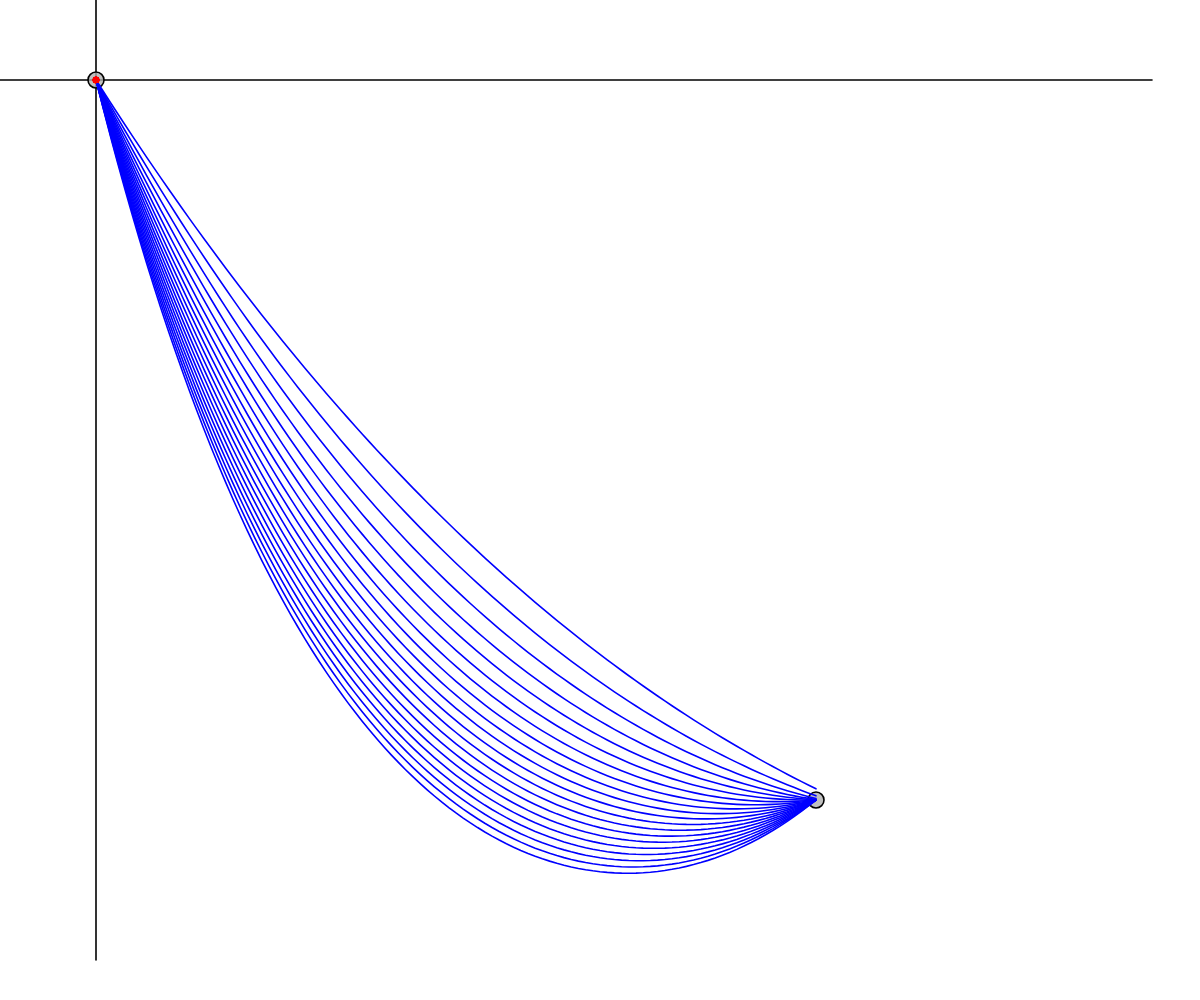
Frame 1 (no input)
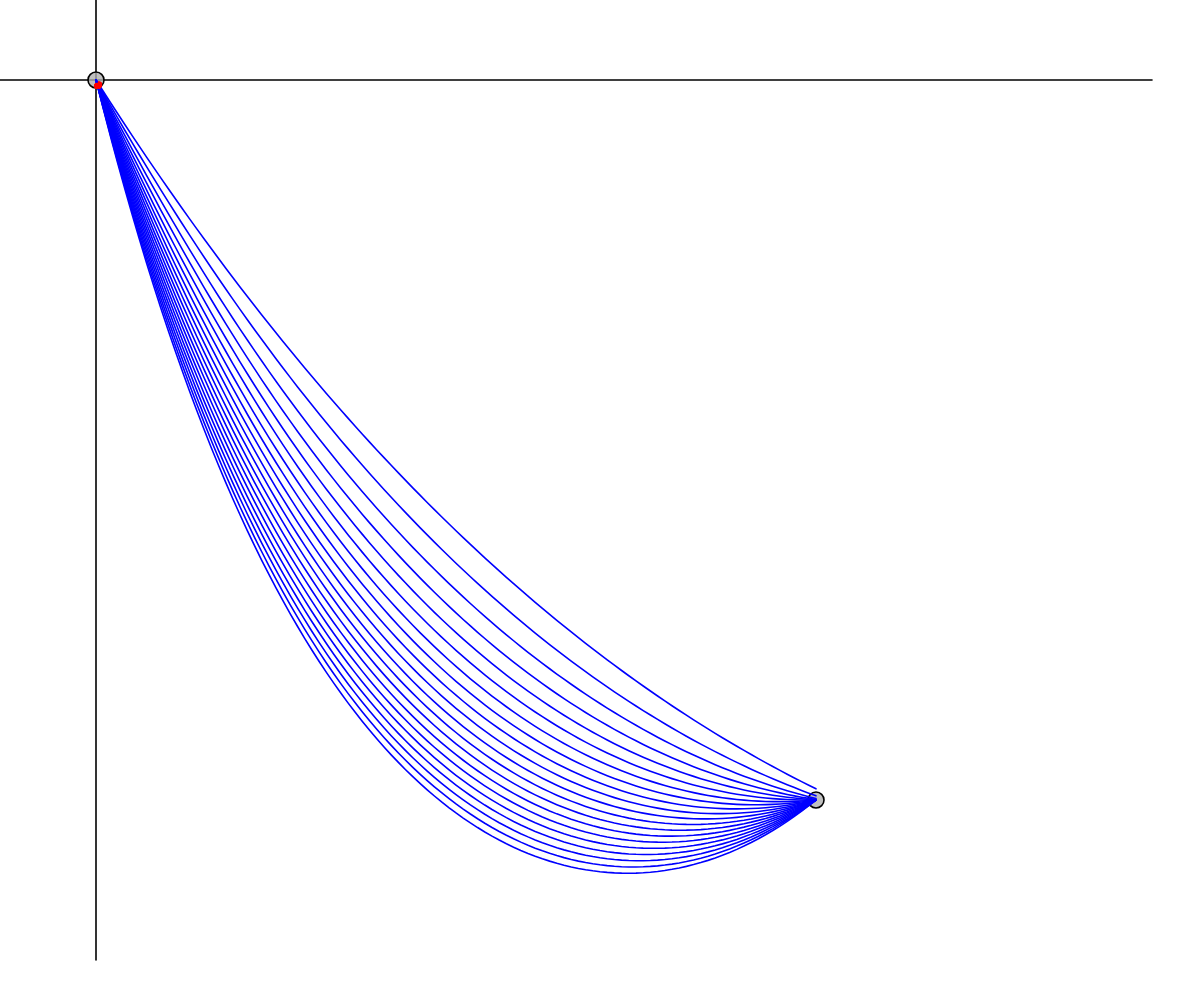
Frame 60 (no input)
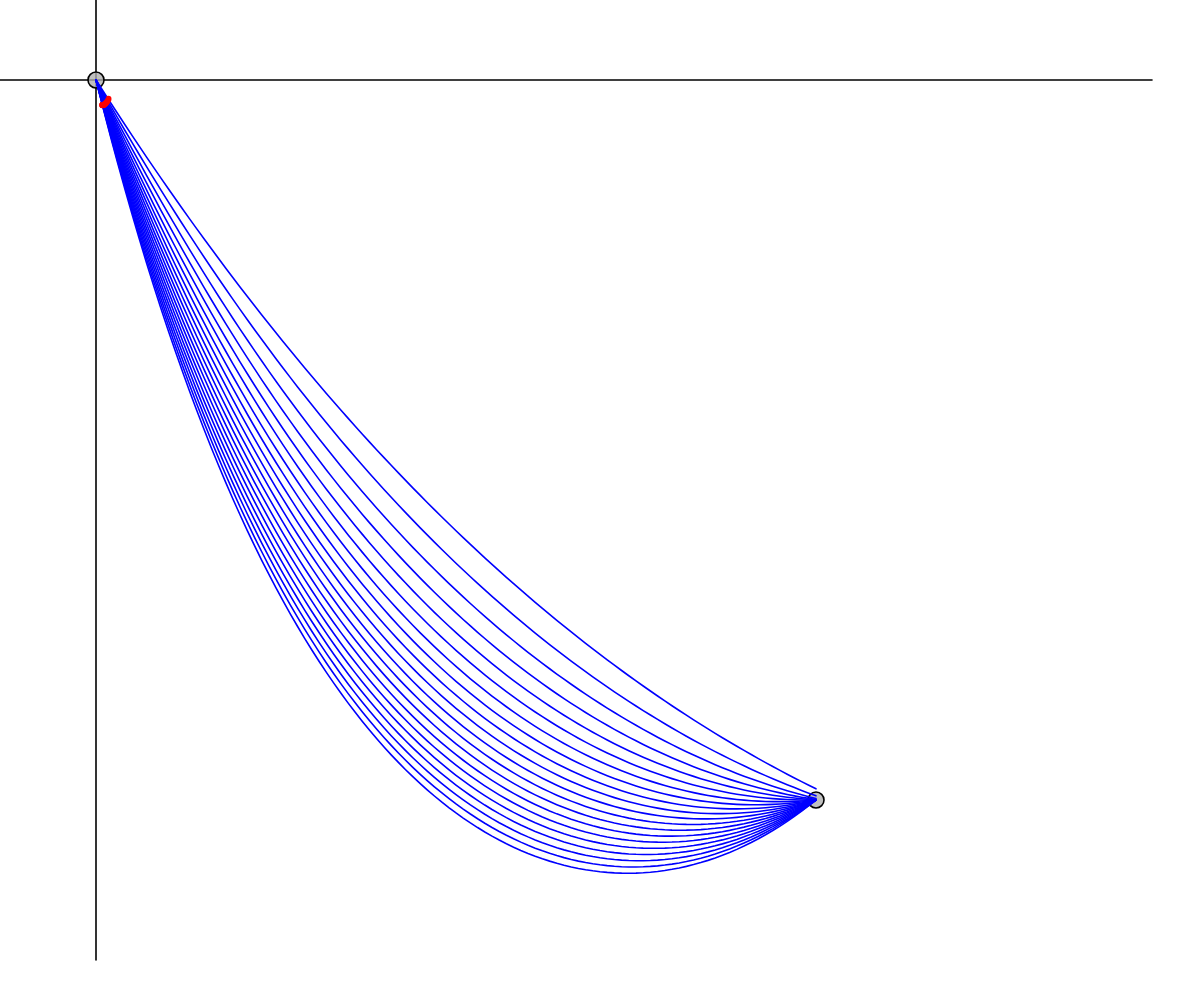
Frame 120 (the mouse pressed at the canvas centre since frame 60)

The p5.js sketch that drew these frames (run headless with seeded random() and noise() and a simulated clock; from frame 60 on, the mouse is pressed at the canvas centre):

// p5.js sketch
// ── sketch.js
let cnum = 20
let jump = 0.01
let initial = 1 + jump

function FtoD(x,y) { 
  // function to display space
  x = x + windowWidth/2;
  y = -y + windowHeight/2;
  return {x, y}
}
function DtoF(x,y) {
  // display space to function
  x = x - windowWidth / 2;
  y = -y + windowHeight/2;
  return {x,y}
}

function setup() { 
  createCanvas(windowWidth, windowHeight);
  // console.log(compute_parameters(0,0,1,1,2.5))

  shape1 = new Draggable(FtoD(0,0).x,FtoD(0,0).y);
  shape2 = new Draggable(FtoD(450,-450).x,FtoD(450,-450).y);

  
  balls = []
  // ball1 = new Ball(DtoF(shape1.x,shape1.y).x,DtoF(shape1.x,shape1.y).y)
  // ball2 = new Ball(300,400,1)
  // ball3 = new Ball(300,400,2)
  catenaries = []
  params = []
  // cat1 = new Catenary(-120,300,300,400,0.45*windowWidth)


  for (var i = 0; i < cnum; i++) {
    catenaries[i] = new Catenary(DtoF(shape1.x,shape1.y).x,DtoF(shape1.x,shape1.y).y,DtoF(shape2.x,shape2.y).x,DtoF(shape2.x,shape2.y).y,(initial+jump*i)*Math.sqrt((shape1.x-shape2.x)**2 + (shape1.y-shape2.y)**2))
    catenaries[i].update(DtoF(shape1.x,shape1.y).x,DtoF(shape1.x,shape1.y).y,DtoF(shape2.x,shape2.y).x,DtoF(shape2.x,shape2.y).y,(initial+jump*i)*Math.sqrt((shape1.x-shape2.x)**2 + (shape1.y-shape2.y)**2))
    params[i] = (catenaries[i].param)
    balls[i] = new Ball(DtoF(shape1.x,shape1.y).x,DtoF(shape1.x,shape1.y).y)
    console.log(catenaries[i].time(shape2.x))
  }

// console.log(params)


}

let time = 0;

function draw() { 
  background(255);
  // scale(0.5);
  // translate(windowWidth/2,windowHeight/2)
  // scale(1)
  // translate(-windowWidth/2,-windowHeight/2)
  scale(1.6)
  translate(-windowWidth*0.45,-windowHeight*0.45)
  // rotate(PI)
  // TIMES SOMETHING BY -1?
  // translate(0,-windowHeight)
  // scale(0.5)

  stroke(0)
  // line(-0.45*windowWidth,0,0.45*windowWidth,0)
  // line(0,-0.45*windowHeight,0,0.45*windowHeight)
  line(FtoD(-0.55*windowWidth,0).x,FtoD(-0.55*windowWidth,0).y,FtoD(0.55*windowWidth,0).x,FtoD(0.55*windowWidth,0).y)
  line(FtoD(0,0.55*windowHeight).x,FtoD(0,0.55*windowHeight).y,FtoD(0,-0.55*windowHeight).x,FtoD(0,-0.55*windowHeight).y)

  shape1.over();
  shape1.update();
  shape1.show();
  shape2.over();
  shape2.update();
  shape2.show();

  
  for (var i = 0; i < cnum; i++) {
    catenaries[i].show(DtoF(shape1.x,shape1.y).x,DtoF(shape1.x,shape1.y).y,DtoF(shape2.x,shape2.y).x,DtoF(shape2.x,shape2.y).y);
    catenaries[i].update(DtoF(shape1.x,shape1.y).x,DtoF(shape1.x,shape1.y).y,DtoF(shape2.x,shape2.y).x,DtoF(shape2.x,shape2.y).y,(initial+jump*i)*Math.sqrt((shape1.x-shape2.x)**2 + (shape1.y-shape2.y)**2))
    balls[i].update(params[i].a,params[i].x0,params[i].y0);
    balls[i].show(shape2.x);
  }
  // cat1.show(shape1.x,shape1.y,shape2.x,shape2.y)
  // cat1.update(shape1.x,shape1.y,shape2.x,shape2.y,0.8*(Math.sqrt(windowWidth**2 + windowHeight**2)))  

  // ball1.calcAcc(params[0].x0,params[0].a);
  
  // console.log(ball1.pos);

  // ball2.calculateForce(parameters2.x0,parameters2.a);
  // ball2.update();
  // ball2.show();

  // ball3.calculateForce(parameters3.x0,parameters3.a);
  // ball3.update();
  // ball3.show();
}

function mousePressed() {
  shape1.pressed();
  shape2.pressed();
}

function mouseReleased() {
  shape1.released();
  shape2.released();
}




// ── ball.js
// Click and Drag an object
// Daniel Shiffman <http://www.shiffman.net>

class Ball {
  constructor(x,y) {
    this.pos = createVector(x,y)
    this.vel = createVector(0,0)
    this.acc = createVector(0,0)
    this.r = 4
    // this.mass = m
    this.pos.x += 0.000001
  }

  calcAcc(x0,a){

    // let force = createVector()
    // console.log(x0,a)
    // let s = Math.sin(Math.atan(Math.sinh((this.pos.x-x0)/a)))
    // let s_ = Math.sin(Math.atan(Math.sinh((this.pos.x-x0)/a))+PI)
    // let c = Math.cos(Math.atan(Math.exp((this.pos.x-x0)/a)))

    let s = Math.sinh((this.pos.x-x0)/a);
    let c = Math.cosh((this.pos.x-x0)/a);


    // let force = createVector(-0.1*s/Math.pow(c,2),0*Math.pow(s/c,2))
    this.acc = createVector(s/c**2,s**2/c**2);
    this.acc.setMag(0.01);


    // let reaction = createVector(0,0)
    // let grav =
    // let grav = createVector(0,0);
    // let grav = createVector(0,-0.01);

    // let reaction = createVector(-0.1*this.m*c*s,0.1*this.m*(c**2))
    // let reaction = createVector(this.m*5*(s**2),this.m*5*c*s)
    // let reaction = createVector(-0.1*(s**2),c*s)
    // console.log(force)
    // force.add(grav)
    // force.add(reaction)
    // this.acc.add(force)

  }

  // over() {
  //   // Is mouse over object

  //   let mx = -mouseX + windowWidth/2
  //   let my = -mouseY + windowHeight/2

  //   if (mx > this.x && mx < this.x + this.w && my > this.y && my < this.y + this.h) {
  //     this.rollover = true;
  //   } else {
  //     this.rollover = false;
  //   }
  // }

  update(a,x0,y0) {

    let s = Math.sinh((this.pos.x-x0)/a);
    let c = Math.cosh((this.pos.x-x0)/a);
    var xvel = 0.05*((-2*(a*c+y0))**0.5)/c

    this.pos.x = (this.pos.x) + xvel;
    this.pos.y = a * c + y0;
    
    return;
  }


  show(s2x) {

    if (this.pos.x < s2x) {
      fill(255,0,0);
      noStroke()
      ellipse(FtoD(this.pos.x, this.pos.y).x,FtoD(this.pos.x, this.pos.y).y,this.r,this.r);
    } else{
      noFill();
    }
  }  
}








// ── catenary.js
// Click and Drag an object
// Daniel Shiffman <http://www.shiffman.net>

function integrate(a,x0,y0,xa,xb,h,f){
  sum = 0
  x = xa
  while (xa <= xb) {
    xa = xa + (xb - x) / h;
    sum += 1/h * f(a,x0,y0,xa);
    // console.log(xa)
  }
  return sum

}




function fk(k, b, x) {
  return (Math.sinh(k * (1 - b)) - Math.sinh(k * (-1 - b))) / k - x;
}

function fb(k, b, y) {
  return (Math.cosh(k * (1 - b)) - Math.cosh(k * (-1 - b))) / k - y;
}

function distance([x1, y1], [x2, y2]) {
  return Math.sqrt((x2 - x1) * (x2 - x1) + (y2 - y1) * (y2 - y1));
}

function compute_b(k, b, y) {
  let b1 = b + 1;
  let f0 = fb(k, b , y);
  let f1 = fb(k, b1, y);
  let g;
  
  let steps = 0;
  
  while (Math.abs(b1 - b) > 0.00001 && steps < 20) {
    g  = b - f0 * (b1 - b) / (f1 - f0);
    f1 = f0;
    b1 = b;
    b  = g;
    f0 = fb(k, b, y);
    steps++
  }
  return b
}

function compute_k(k, b, x) {
  let k1 = k + 1;
  let f0 = fk(k , b, x);
  let f1 = fk(k1, b, x);
  let g;
  
  let steps = 0;
  
  while (Math.abs(k1 - k) > 0.00001 && steps < 20) {
    g = k - f0 * (k1 - k) / (f1 - f0);
    if (g < 0) {
      g = -g
    }
    f1 = f0;
    k1 = k;
    k  = g;
    f0 = fk(k, b, x);
    
    steps++
  }
  return k
}

function compute_parameters(x1, y1, x2, y2,length) {
  
  if (distance([x1, y1], [x2, y2]) > length) {
    return undefined;
  }
    
  const x = (x2 - x1) / 2;
  const y = (y2 - y1) / x;
    
  let b = 0, k = 1, steps = 100;
  let _b, _k;
    
  do {
    
    _b = compute_b(k, b, y);
    _k = compute_k(k, b, length / x);
    
    if (Math.abs(b - _b) < 0.00001 && Math.abs(k - _k) < 0.00001) {
      break;
    }
    
    b = _b;
    k = _k;
    --steps;
    
  } while (steps > 0);
  
  const a = x / _k;
  const x0 = (x1 + x2) / 2 + _b * x;
  const y0 = y1 - a * Math.cosh((x1 - x0) / a);
  
  return { a, x0, y0 }
  
}


getCatenary = (parameters) => {
    if (parameters) {
      const {a, x0, y0} = parameters;
      return x => a * Math.cosh((x - x0) / a) + y0;
    }
}

// console.log(compute_parameters(-120,300,300,400,400))

class Catenary {
  constructor(x1,y1,x2,y2,L) {
    // this.param = compute_parameters(x1,y1,x2,y2,L);
    // this.curve = getCatenary(this.param);
  }

  show(s1x,s1y,s2x,s2y){
    if (!this.curve) {

    stroke(200,0,0)
    line(FtoD(s1x,s1y).x,FtoD(s1x,s1y).y,FtoD(s2x,s2y).x,FtoD(s2x,s2y).y);

  } else {

  const num = 100
  const points = new Array(num)

  noFill();
  beginShape()
  stroke(0,0,255)
  for (var i = 0, step = (s2x-s1x)/num; i<= num; i++) {
    let x = s1x + i*step
    let y = this.curve(x)
    vertex(FtoD(x,y).x,FtoD(x,y).y);
  } 
  endShape();
  }
  }

  update(x1,y1,x2,y2,L){
    this.param = compute_parameters(x1,y1,x2,y2,L);
    // console.log(this.param)
    this.curve = getCatenary(this.param);
  }


  time(s2x){

    var s = (a,x0,y0,x) => Math.sinh((x-x0)/a);
    var c = (a,x0,y0,x) => Math.cosh((x-x0)/a);

    var i = (a,x0,y0,x) => Math.sqrt((1+s(a,x0,y0,x)**2)/2*(a*c(a,x0,y0,x)));
    // var i = (a,x0,y0,x) => Math.sqrt((1+s(a,x0,y0,x)**2)/(2*(a*c(a,x0,y0,x)+y0)));
    return(integrate(this.param.a,this.param.x0,this.param.yo,0,s2x,1000,i));
  }
  
   // integral from x1 to x2, this.curve
} 



// ── draggable.js
// Click and Drag an object
// Daniel Shiffman <http://www.shiffman.net>

class Draggable {
  constructor(x, y) {
    this.dragging = false; // Is the object being dragged?
    this.rollover = false; // Is the mouse over the ellipse?
    this.w = 10;
    this.h = 10;
    this.x = x;
    this.y = y;
    this.offsetX = 0;
    this.offsetY = 0;
  }

  over() {
    // Is mouse over object

    let mx = mouseX
    let my = mouseY

    if (mx > this.x && mx < this.x + this.w && my > this.y && my < this.y + this.h) {
      this.rollover = true;
    } else {
      this.rollover = false;
    }
  }

  update() {

    let mx = mouseX
    let my = mouseY
    // Adjust location if being dragged
    if (this.dragging) {
      this.x = mx + this.offsetX;
      this.y = my + this.offsetY;
    }
  }

  show() {
    stroke(0);
    // Different fill based on state
    if (this.dragging) {
      fill(50);
    } else if (this.rollover) {
      fill(100);
    } else {
      fill(175, 200);
    }
    ellipse(this.x, this.y, this.w, this.h);
  }

  pressed() {

    let mx = mouseX
    let my = mouseY
    // Did I click on the rectangle?
    if (mx > this.x && mx < this.x + this.w && my > this.y && my < this.y + this.h) {
      this.dragging = true;
      // If so, keep track of relative location of click to corner of rectangle
      this.offsetX = this.x - mx;
      this.offsetY = this.y - my;
    }
  }

  released() {
    // Quit dragging
    this.dragging = false;
  }
}
